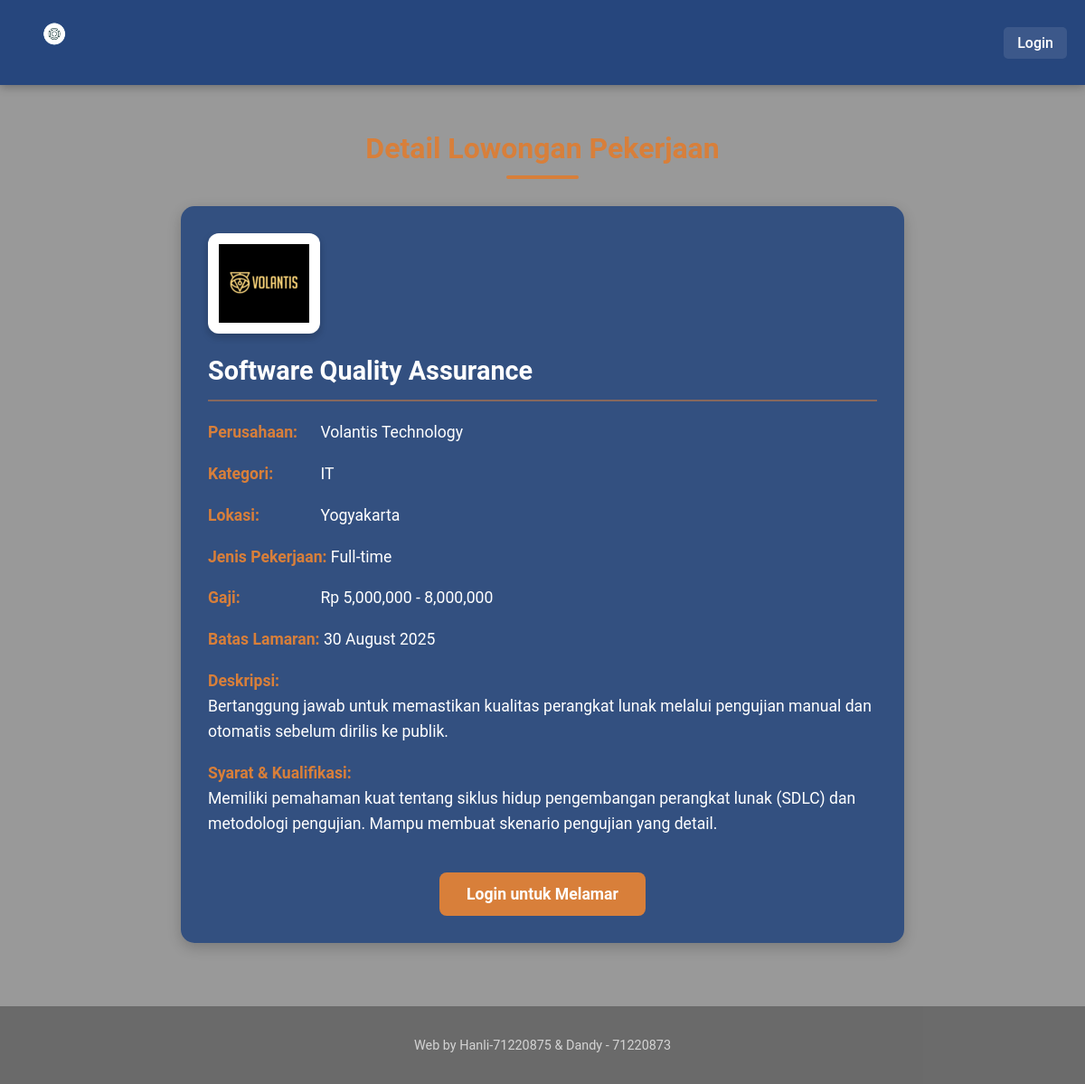
Screenshot of /detail.php?id=1 with the database file from the repository.
### tables this page shows
CREATE TABLE `lowongan_pekerjaan` (
  `id` int(11) NOT NULL,
  `perusahaan_id` int(11) NOT NULL,
  `nama_pekerjaan` varchar(255) NOT NULL,
  `kategori_pekerjaan` varchar(100) NOT NULL,
  `jenis_pekerjaan` enum('Full-time','Part-time','Remote','Freelance','Kontrak','Magang') NOT NULL,
  `deskripsi` text NOT NULL,
  `syarat_kualifikasi` text NOT NULL,
  `gaji_awal` int(11) DEFAULT NULL,
  `gaji_akhir` int(11) DEFAULT NULL,
  `tanggal_batas_lamaran` date NOT NULL,
  `created_at` timestamp NOT NULL DEFAULT current_timestamp()
);

CREATE TABLE `perusahaan` (
  `id` int(11) NOT NULL,
  `user_id` int(11) NOT NULL,
  `nama_perusahaan` varchar(255) NOT NULL,
  `lokasi` varchar(255) NOT NULL,
  `logo_perusahaan` varchar(255) DEFAULT NULL
);

### detail.php (the view, shortened to what this page needs)
<?php
require_once 'db.php';
$lowongan_id = intval($_GET['id']);
$sql_lowongan = "SELECT lp.*, p.nama_perusahaan, p.lokasi, p.logo_perusahaan
                 FROM lowongan_pekerjaan lp
                 JOIN perusahaan p ON lp.perusahaan_id = p.id
                 WHERE lp.id = ?";
$stmt_lowongan = $conn->prepare($sql_lowongan);
$stmt_lowongan->bind_param("i", $lowongan_id);
$stmt_lowongan->execute();
$result_lowongan = $stmt_lowongan->get_result();
$lowongan = $result_lowongan->fetch_assoc();
$user_logged_in = isset($_SESSION['user_id']);
$role_valid = false;
$sudah_melamar = false;
?>
<!DOCTYPE html>
<html lang="id">
<head>
    <link rel="stylesheet" href="CSS/styledetail.css">
</head>
<body>
    <header class="site-header">
        <div class="container">
            <div class="header-content">
                <div class="logo">
                    <a href="index.php">
                        <img src="IMAGE/batch-logo-removebg-preview.png" alt="Logo" style="max-width: 150px;">
                    </a>
                </div>
                <nav class="user-nav">
                    <?php if ($user_logged_in): ?>
                        <span style="color: white; margin-right: 15px;">Halo, <?php echo htmlspecialchars($_SESSION['user_email']); ?></span>
                        <a href="logout.php" class="logout-btn">Logout</a>
                    <?php else: ?>
                        <a href="login.php" class="login-btn">Login</a>
                    <?php endif; ?>
                </nav>
            </div>
        </div>
    </header>
    <main class="main-content">
        <div class="container">
            <h1 class="section-title">Detail Lowongan Pekerjaan</h1>
            <div class="detail-container">
                <img src="IMAGE/<?php echo htmlspecialchars($lowongan['logo_perusahaan']); ?>"
                     alt="Logo <?php echo htmlspecialchars($lowongan['nama_perusahaan']); ?>"
                     style="max-width: 150px; display:block; margin-bottom:20px;">
                <h2><?php echo htmlspecialchars($lowongan['nama_pekerjaan']); ?></h2>
                <div class="detail-info">
                    <p><strong>Perusahaan:</strong> <?php echo htmlspecialchars($lowongan['nama_perusahaan']); ?></p>
                    <p><strong>Kategori:</strong> <?php echo htmlspecialchars($lowongan['kategori_pekerjaan']); ?></p>
                    <p><strong>Lokasi:</strong> <?php echo htmlspecialchars($lowongan['lokasi']); ?></p>
                    <p><strong>Jenis Pekerjaan:</strong> <?php echo htmlspecialchars($lowongan['jenis_pekerjaan']); ?></p>
                    <p><strong>Gaji:</strong>
                        <?php
                            if (!empty($lowongan['gaji_awal']) && !empty($lowongan['gaji_akhir'])) {
                                echo 'Rp ' . number_format($lowongan['gaji_awal']) . ' - ' . number_format($lowongan['gaji_akhir']);
                            } else {
                                echo 'Tidak ditampilkan';
                            }
                        ?>
                    </p>
                    <p><strong>Batas Lamaran:</strong> <?php echo date('d F Y', strtotime($lowongan['tanggal_batas_lamaran'])); ?></p>
                    <p><strong>Deskripsi:</strong><br><?php echo nl2br(htmlspecialchars($lowongan['deskripsi'])); ?></p>
                    <p><strong>Syarat & Kualifikasi:</strong><br><?php echo nl2br(htmlspecialchars($lowongan['syarat_kualifikasi'])); ?></p>
                </div>
                <div class="apply-button">
                    <?php if ($user_logged_in): ?>
                        <?php if ($role_valid): ?>
                            <?php if ($sudah_melamar): ?>
                                <p class="search-btn applied">Anda Sudah Melamar</p>
                            <?php else: ?>
                                <a href="PengajuanLamaran.php?id=<?php echo $lowongan_id; ?>" class="search-btn">Ajukan Lamaran</a>
                            <?php endif; ?>
                        <?php else: ?>
                            <p class="search-btn disabled">Hanya Pencari Kerja yang Bisa Melamar</p>
                        <?php endif; ?>
                    <?php else: ?>
                        <a href="login.php" class="search-btn">Login untuk Melamar</a>
                    <?php endif; ?>
                </div>
            </div>
        </div>
    </main>
    <footer class="site-footer">
        <div class="container">
            <p class="footer-text">Web by Hanli-71220875 & Dandy - 71220873</p>
        </div>
    </footer>
</body>
</html>

### CSS/styledetail.css (style rules this page uses)
html, body { width: 100%; margin: 0; font-family: 'Roboto', sans-serif; min-height: 100vh; background: url("../IMAGE/background.png") center center / cover no-repeat fixed; color: white; display: flex; flex-direction: column; }
body::before { content: ""; position: fixed; top: 0; left: 0; width: 100%; height: 100%; background: rgba(0, 0, 0, 0.4); z-index: 0; pointer-events: none; }
body > * { position: relative; z-index: 1; }
*, *::before, *::after { box-sizing: border-box; }
.container { max-width: 1200px; margin: 0 auto; padding: 0 20px; }
.site-header { position: relative; padding: 15px 0; background-color: rgba(26, 62, 122, 0.9); box-shadow: 0 2px 10px rgba(0, 0, 0, 0.3); }
.header-content { display: flex; justify-content: space-between; align-items: center; }
.logo img { height: 60px; }
.user-nav { display: flex; gap: 15px; }
.login-btn, .logout-btn { color: white; text-decoration: none; font-weight: 500; padding: 8px 15px; border-radius: 5px; transition: all 0.3s ease; }
.login-btn { background-color: rgba(255, 255, 255, 0.1); }
.main-content { flex: 1; padding: 30px 0; }
.section-title { color: #d87f3a; font-size: 2rem; margin-bottom: 30px; text-align: center; position: relative; padding-bottom: 15px; }
.section-title::after { content: ""; position: absolute; bottom: 0; left: 50%; transform: translateX(-50%); width: 80px; height: 4px; background-color: #d87f3a; border-radius: 2px; }
.detail-container { background-color: rgba(26, 62, 122, 0.8); border-radius: 15px; padding: 30px; box-shadow: 0 5px 15px rgba(0, 0, 0, 0.2); max-width: 800px; margin: 0 auto; }
.detail-container h2 { color: white; font-size: 1.8rem; margin-bottom: 20px; padding-bottom: 15px; border-bottom: 2px solid rgba(216, 127, 58, 0.5); }
.detail-info { margin-bottom: 30px; }
.detail-info p { margin-bottom: 15px; font-size: 1.1rem; line-height: 1.6; }
.detail-info strong { color: #d87f3a; font-weight: 600; min-width: 120px; display: inline-block; }
.apply-button { text-align: center; margin-top: 40px; }
.search-btn { background-color: #d87f3a; color: white; border: none; padding: 14px 30px; border-radius: 8px; font-size: 1.1rem; font-weight: 600; cursor: pointer; transition: all 0.3s ease; text-decoration: none; display: inline-block; }
.site-footer { background-color: rgba(0, 0, 0, 0.3); padding: 20px 0; text-align: center; margin-top: 40px; }
.footer-text { font-size: 0.9rem; color: rgba(255, 255, 255, 0.7); }
.detail-container > img { max-width: 150px; height: auto; background-color: white; border-radius: 12px; padding: 10px; border: 2px solid rgba(255, 255, 255, 0.1); box-shadow: 0 4px 8px rgba(0,0,0,0.2); }

### rows the page displays
lowongan_pekerjaan: perusahaan.logo_perusahaan (picture), nama_pekerjaan "Software Quality Assurance", perusahaan.nama_perusahaan "Volantis Technology", kategori_pekerjaan "IT", perusahaan.lokasi "Yogyakarta", jenis_pekerjaan "Full-time", gaji_awal "5,000,000", gaji_akhir "8,000,000", tanggal_batas_lamaran "30 August 2025", deskripsi "Bertanggung jawab untuk memastikan kualitas perangkat lunak melalui pengujian manual dan otomatis sebelum dirilis ke publik.", syarat_kualifikasi "Memiliki pemahaman kuat tentang siklus hidup pengembangan perangkat lunak (SDLC) dan metodologi pengujian. Mampu membuat skenario pengujian yang detail."
